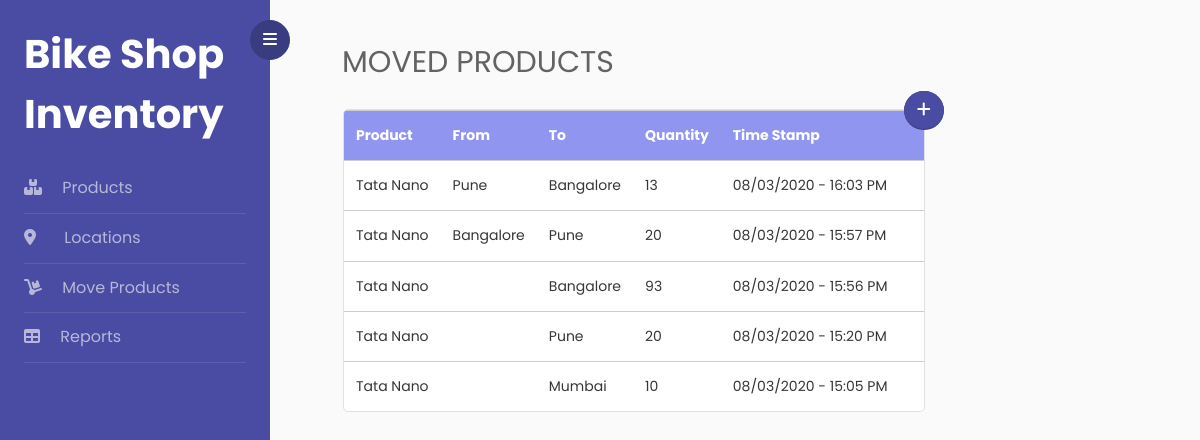
Page /product_movement on the committed database.
### inventory/models.py (models this page shows, shortened)
class Product(db.Model):
    product_id = db.Column(db.Integer, primary_key=True)
    product_name = db.Column(db.String(20), unique=True, nullable=False)

class ProductMovement(db.Model):
    movement_id = db.Column(db.Integer, primary_key=True)
    timestamp = db.Column(db.DateTime, nullable=False, default=datetime.now)
    from_location = db.Column(db.String(20), db.ForeignKey('location.location_id'))
    to_location = db.Column(db.String(20), db.ForeignKey('location.location_id'))
    product_id = db.Column(db.Integer, db.ForeignKey('product.product_id'), nullable=False)
    qty = db.Column(db.Integer, nullable=False)

### inventory/main/routes.py (the view)
@main.route("/product_movement")
def product_movement():
    product_movements = ProductMovement.query.order_by(ProductMovement.timestamp.desc()).all()
    products = Product.query
    return render_template('product_movement.html', title='Moved Product',product_movements=product_movements, products=products)

### inventory/templates/product_movement.html (shortened to what this page needs)
{% extends "layout.html" %}
{% block content %}
    {% if title=='Moved Product' %}
        <div class="container px-5 py-3">
            <div>
                <h2 class="mb-4 phead">{{ title }}s</h2>
            </div>
            <div class="row">
                <div class="ml-3">
                    <table class="table table-hover table-responsive table-bordered">
                        <thead class="thead-light">
                            <tr>
                                <th>Product</th>
                                <th>From</th>
                                <th>To</th>
                                <th>Quantity</th>
                                <th>Time Stamp</th>
                                <th></th>
                            </tr>
                        </thead>
                        <tbody>
                            {% if not product_movements%}
                                <tr>
                                    <td colspan="5">Add product to warehouse to see the movements.</td>
                                </tr>
                            {% else %}
                                {% for product_movement in product_movements %}
                                    <tr class="l">
                                        <td>{{ products.get(product_movement.product_id).product_name }}</td>
                                        <td>{{ product_movement.from_location }}</td>
                                        <td>{{ product_movement.to_location }}</td>
                                        <td>{{ product_movement.qty }}</td>
                                        <td>{{ product_movement.timestamp.strftime('%d/%m/%Y - %H:%M %p') }}</td>
                                        <td class="td">
                                        </td>
                                    </tr>
                                {% endfor %}
                            {% endif %}
                        </tbody>
                    </table>
                </div>
                <div class="add">
                    <button type="button" id="sidebarCollapse" class="add-button btn btn-primary">
                        <a href="{{ url_for('product_movements.new_product_movement') }}"><i class="fas fa-plus"></i></a>
                    </button><a class="add-text" href="{{ url_for('product_movements.new_product_movement') }}"><i>Move Product</i></a>
                </div>
            </div>
        </div>
    {% endif %}
{% endblock content %}

### inventory/templates/layout.html (shortened to what this page needs)
<!doctype html>
<html lang="en">
<head>
	<link rel="stylesheet" type="text/css" href="{{ url_for('static', filename='style.css') }}">
	<link rel="stylesheet" type="text/css" href="{{ url_for('static', filename='main.css') }}">
</head>
<body>
	<div class="wrapper d-flex align-items-stretch">
		<nav id="sidebar">
			<div class="custom-menu">
				<button type="button" id="sidebarCollapse" class="btn btn-primary ">
					<i class="fa fa-bars"></i>
				</button>
			</div>
			<div class="p-4">
				<h1><a href="/" class="logo">Bike Shop Inventory</a></h1>
				<ul class="list-unstyled components mb-5">
					<li>
                        <a class="nav-item nav-link" href="{{ url_for('main.product') }}"><i class="fas fa-boxes mr-3"></i> Products</a>
					</li>
					<li>
						<a class="nav-item nav-link" href="{{ url_for('main.location') }}"><i class="fas fa-map-marker-alt mr-4"></i> Locations</a>
					</li>
					<li>
						<a class="nav-item nav-link" href="{{ url_for('main.product_movement') }}"><i class="fas fa-dolly mr-3"></i> Move Products</a>
					</li>
					<li>
						<a class="nav-item nav-link" href="{{ url_for('main.report') }}"><i class="fas fa-table mr-3"></i> Reports</a>
					</li>
				</ul>
			</div>
		</nav>
		<div id="content">
			<div  class="p-4 px-md-4">
				{% block content %}{% endblock %}
			</div>
		</div>
	</div>
</body>
</html>

### inventory/static/main.css (style rules this page uses)
.phead { font-size: 30px; color: rgb(100, 99, 99); text-transform: uppercase; }
.table { background-color: #fff; border-radius: 5px; color: rgb(54, 54, 54); }
.table .thead-light th { background-color:rgb(144, 150, 240); color: #fff; }
.table-bordered td { border: none !important; border-top: solid 1px #ccc !important; }
.table-bordered th { border: none !important; border-top: solid 1px #ccc !important; }
.add-button { border-radius: 50% !important; }
.add { overflow: hidden; background: #393c7f !important; list-style: none; white-space:nowrap; margin-right: 10px; border-radius: 25px; display: inline-block; height: 2.42rem; position: relative; margin-left: -1.3rem; margin-top: -1.1rem; z-index: 1; }
.add a i { color: #fff; }

### rows in the picture
ProductMovement: from_location "Pune", to_location "Bangalore", qty "13", timestamp "08/03/2020 - 16:03 PM"
Product: get "Tata Nano"
ProductMovement: from_location "Bangalore", to_location "Pune", qty "20", timestamp "08/03/2020 - 15:57 PM"
ProductMovement: to_location "Bangalore", qty "93", timestamp "08/03/2020 - 15:56 PM"
ProductMovement: to_location "Pune", qty "20", timestamp "08/03/2020 - 15:20 PM"
ProductMovement: to_location "Mumbai", qty "10", timestamp "08/03/2020 - 15:05 PM"

### other values in the picture
{{ title }} "MOVED PRODUCT"
